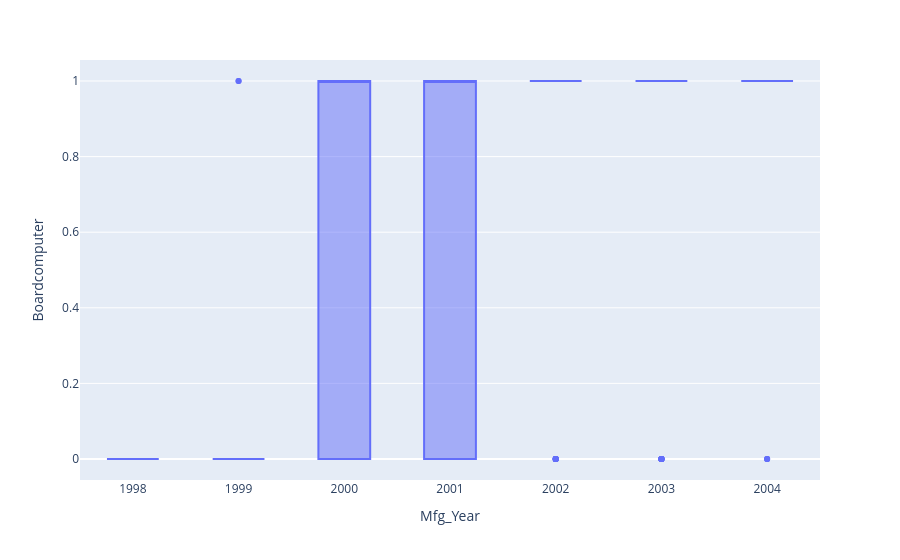

Write notebook code for a chart like this one.
### Code cell
fig = px.box(df, x='Mfg_Year', y='Boardcomputer')
fig.show()

### Figure 1 — Plotly figure (JSON) as saved in the notebook; plotly's stock layout.template omitted (floating-point values rounded to 4 significant figures; data arrays with more than 128 entries replaced by an {"elided": "..."} marker saying what was removed)
{"data": [{"alignmentgroup": "True", "hovertemplate": "Mfg_Year=%{x}<br>Boardcomputer=%{y}<extra></extra>", "legendgroup": "", "marker": {"color": "#636efa"}, "name": "", "notched": false, "offsetgroup": "", "orientation": "v", "showlegend": false, "type": "box", "x": {"elided": "1436 int values"}, "x0": " ", "xaxis": "x", "y": {"elided": "1436 int values"}, "y0": " ", "yaxis": "y"}], "layout": {"boxmode": "group", "legend": {"tracegroupgap": 0}, "margin": {"t": 60}, "xaxis": {"anchor": "y", "domain": [0, 1], "title": {"text": "Mfg_Year"}}, "yaxis": {"anchor": "x", "domain": [0, 1], "title": {"text": "Boardcomputer"}}}}
